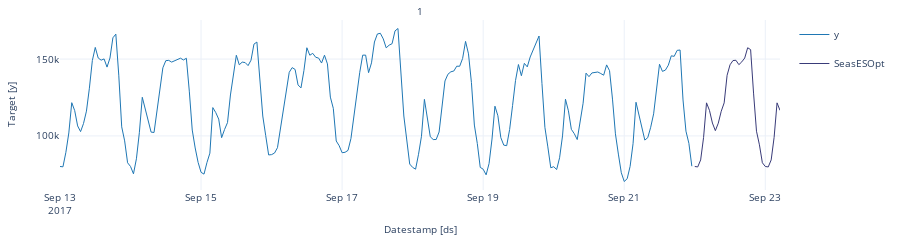

Notebook code for this chart:
### Markdown cell above
Let's plot the same graph using the plot function that comes in `Statsforecast`, as shown below.

### Code cell
sf.plot(df, forecast_df)

### Figure 1 — Plotly figure (JSON) as saved in the notebook; plotly's stock layout.template omitted (floating-point values rounded to 4 significant figures; data arrays with more than 128 entries replaced by an {"elided": "..."} marker saying what was removed)
{"data": [{"legendgroup": "y", "line": {"color": "#1f77b4", "width": 1}, "mode": "lines", "name": "y", "showlegend": true, "type": "scatter", "x": {"elided": "216 str values"}, "xaxis": "x", "y": {"elided": "216 int values"}, "yaxis": "y"}, {"legendgroup": "SeasESOpt", "line": {"color": "#393b79", "width": 1}, "mode": "lines", "name": "SeasESOpt", "showlegend": true, "type": "scatter", "x": ["2017-09-22T00:00:00", "2017-09-22T01:00:00", "2017-09-22T02:00:00", "2017-09-22T03:00:00", "2017-09-22T04:00:00", "2017-09-22T05:00:00", "2017-09-22T06:00:00", "2017-09-22T07:00:00", "2017-09-22T08:00:00", "2017-09-22T09:00:00", "2017-09-22T10:00:00", "2017-09-22T11:00:00", "2017-09-22T12:00:00", "2017-09-22T13:00:00", "2017-09-22T14:00:00", "2017-09-22T15:00:00", "2017-09-22T16:00:00", "2017-09-22T17:00:00", "2017-09-22T18:00:00", "2017-09-22T19:00:00", "2017-09-22T20:00:00", "2017-09-22T21:00:00", "2017-09-22T22:00:00", "2017-09-22T23:00:00", "2017-09-23T00:00:00", "2017-09-23T01:00:00", "2017-09-23T02:00:00", "2017-09-23T03:00:00", "2017-09-23T04:00:00", "2017-09-23T05:00:00"], "xaxis": "x", "y": [80120.0, 79810.0, 84370.0, 99040.0, 121500.0, 116600.0, 108400.0, 103400.0, 108300.0, 116000.0, 121500.0, 139500.0, 146300.0, 149000.0, 149200.0, 146400.0, 148200.0, 150700.0, 157400.0, 156100.0, 127900.0, 103100.0, 94190.0, 82520.0, 80120.0, 79810.0, 84370.0, 99040.0, 121500.0, 116600.0], "yaxis": "y"}], "layout": {"annotations": [{"font": {"size": 10}, "showarrow": false, "text": "1", "x": 0.5, "xanchor": "center", "xref": "paper", "y": 1, "yanchor": "bottom", "yref": "paper"}, {"font": {"size": 10}, "showarrow": false, "text": "Datestamp [ds]", "x": 0.5, "xanchor": "center", "xref": "paper", "y": 0, "yanchor": "top", "yref": "paper", "yshift": -30}, {"font": {"size": 10}, "showarrow": false, "text": "Target [y]", "textangle": -90, "x": 0, "xanchor": "right", "xref": "paper", "xshift": -40, "y": 0.5, "yanchor": "middle", "yref": "paper"}], "autosize": true, "font": {"size": 10}, "height": 150, "margin": {"b": 50, "l": 60, "r": 10, "t": 20}, "xaxis": {"anchor": "y", "domain": [0, 1], "showticklabels": true, "visible": true}, "yaxis": {"anchor": "x", "domain": [0, 1]}}}
